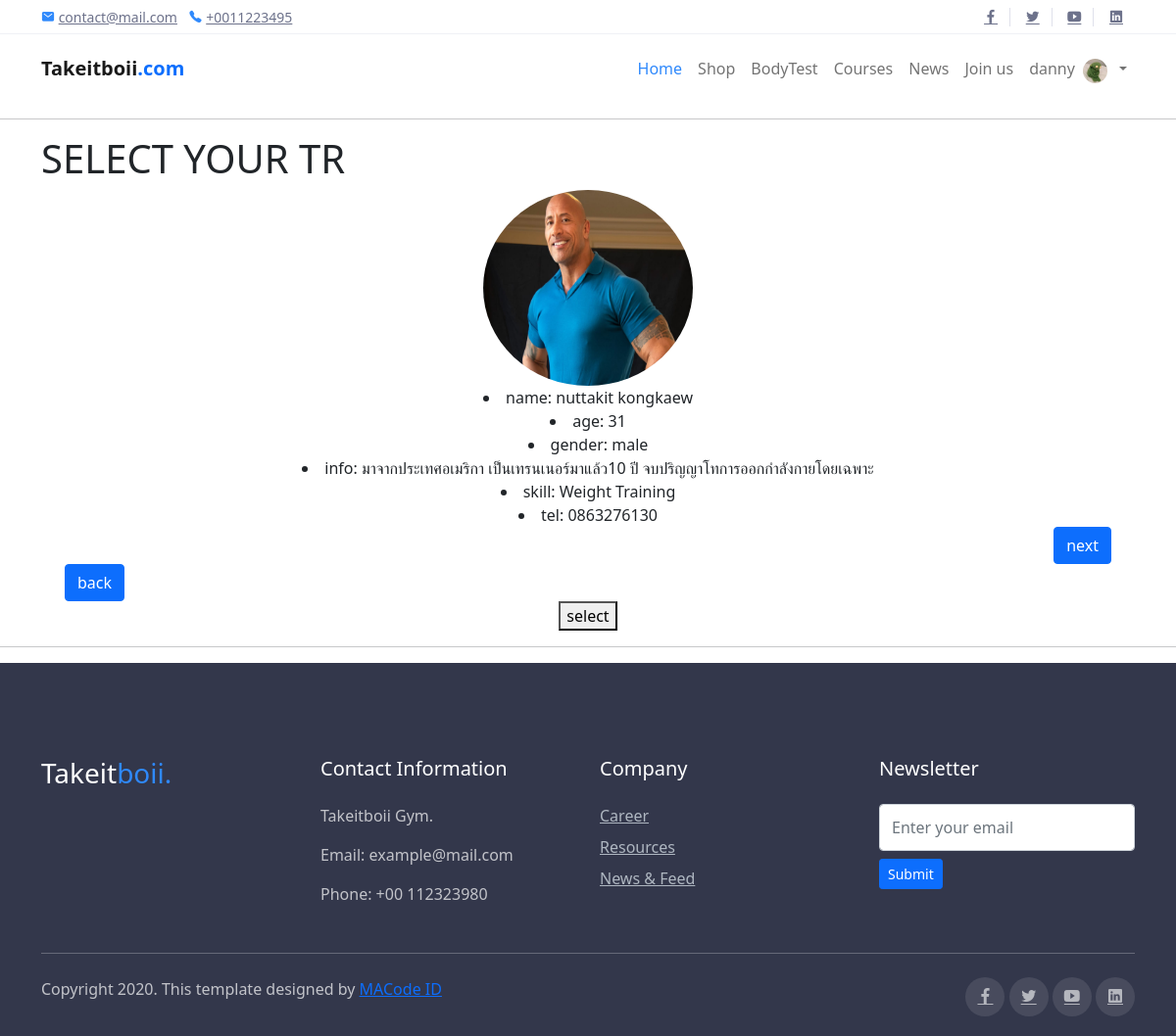
Screenshot of /Courses/5/apply/trainer (signed in) with the database file from the repository.
### Users/models.py (models this page shows, shortened)
class Customer(models.Model):
    user = models.OneToOneField(User, on_delete=models.CASCADE, blank=True)
    owned = models.ForeignKey('Courses.Course', on_delete=models.CASCADE,
                              blank=True, related_name="study", null=True)
    weight = models.FloatField(default=0)
    height = models.FloatField(default=0)
    bmi = models.FloatField(default=0)
    trainer = models.ForeignKey('Trainer.Trainer', on_delete=models.CASCADE,related_name="my_trainer", null=True, blank=True)
    track_customer = models.OneToOneField(
        'Tracking.Tracks', related_name="tracks_owner", on_delete=models.SET_NULL, null=True, blank=True)
    profile_pic = models.ImageField(null=True, blank=True, default="user_default_pic.jfif")
    last_login = models.DateTimeField(auto_now=False, auto_now_add=True)

### Trainer/models.py (models this page shows)
class Trainer(models.Model):
    user = models.OneToOneField(User, on_delete=models.CASCADE, blank=True)
    age = models.PositiveIntegerField(default=0)
    gender = models.CharField(max_length=20)
    bio = models.CharField(max_length=250, null=True)
    specialist = models.CharField(max_length=100)
    tel = models.CharField(max_length=10, null=True)
    approve = models.BooleanField(default=False)
    profile_pic = models.ImageField(null=True, blank=True, default="trainer_default_pic.jpg")
    videocall_link = models.CharField(max_length=200,null=True, blank=True)
    def __str__(self):
        return f"{self.user.first_name} {self.user.last_name}"

### Courses/views.py (the view, shortened to what this page needs)
# urls.py: path("<int:id>/apply/trainer", views.selectTrainer, name="select"),
def selectTrainer(request, id):
    if not request.user.is_authenticated:
        return HttpResponseRedirect(reverse("Users:login"))
    course = get_object_or_404(Course, pk=id)
    tr = get_object_or_404(Course, pk=course.id).teach.all()
    count_tr = 1
    tr_index = tr[count_tr-1]
    cus = Customer.objects.get(user=request.user)
    return render(request, 'courses/TRselect.html',
                  {
                      'trainer': tr_index,
                      'course': course,
                      "count_tr": count_tr
                  })

### Courses/templates/courses/TRselect.html (shortened to what this page needs)
{% extends "home/layout.html" %}
{% block body %}
<body>
    <hr>
    <div class=" container">
        <div class="vg-page page-about" id="about">
            <div class="row">
                <div class="col-md-12">
                    <h1>SELECT YOUR TR</h1>
                </div>
                <div class="col-md-12">
                    <div class="slideshow-container">
                        <div  class="container">
                            <img class="profile-pic"  style='display: block;margin-left: auto;margin-right: auto;width: 20%;' src="{{trainer.profile_pic.url}}">
                            <div class="row">
                                <li style="text-align: center;">name: {{trainer}}</li>
                                <li style="text-align: center;">age: {{trainer.age}}</li>
                                <li style="text-align: center;">gender: {{trainer.gender}}</li>
                                <li style="text-align: center;">info: {{trainer.bio}}</li>
                                <li style="text-align: center;">skill: {{trainer.specialist}}</li>
                                <li style="text-align: center;"> tel: {{trainer.tel}}</li>
                                <div style="text-align: right;">
                                    <a href="{% url 'Courses:slidenext' course.id count_tr %}"
                                        class="btn btn-primary">next
                                    </a>
                                </div>
                                <div style="text-align: left;">
                                    <a href="{% url 'Courses:slideback' course.id count_tr %}"
                                        class="btn btn-primary">back
                                    </a>
                                </div>
                            </div>
                            <form method="POST">
                                <div style="text-align: center;">
                                    <button type="submit" name="trainer" value="{{trainer.id}}">select</button>
                                </div>
                            </form>
                        </div>
                    </div>
                </div>
            </div>
        </div>
    </div>
    <hr>
</body>
{% endblock %}

### home/templates/home/layout.html (shortened to what this page needs)
<!DOCTYPE html>
<html>
{% load static %}
<head>
  <link rel="stylesheet" href="{% static 'assets/css/bootstrap.css' %}">
  <link rel="stylesheet" href="{% static 'assets/css/maicons.css' %}">
  <link rel="stylesheet" href="{% static 'assets/vendor/animate/animate.css' %}">
  <link rel="stylesheet" href="{% static 'assets/vendor/owl-carousel/css/owl.carousel.css' %}">
  <link rel="stylesheet" href="{% static 'assets/vendor/fancybox/css/jquery.fancybox.css' %}">
  <link rel="stylesheet" href="{% static 'assets/css/theme.css' %}">
  <link href="https://cdn.jsdelivr.net/npm/bootstrap@5.1.3/dist/css/bootstrap.min.css" rel="stylesheet"
>
</head>
<body>
  <header>
    <div class="top-bar">
      <div class="container">
        <div class="row align-items-center">
          <div class="col-md-8">
            <div class="d-inline-block">
              <span class="mai-mail fg-primary"></span> <a href="mailto:contact@mail.com">contact@mail.com</a>
            </div>
            <div class="d-inline-block ml-2">
              <span class="mai-call fg-primary"></span> <a href="tel:+0011223495">+0011223495</a>
            </div>
          </div>
          <div class="col-md-4 text-right d-none d-md-block">
            <div class="social-mini-button">
              <a href="#"><span class="mai-logo-facebook-f"></span></a>
              <a href="#"><span class="mai-logo-twitter"></span></a>
              <a href="#"><span class="mai-logo-youtube"></span></a>
              <a href="#"><span class="mai-logo-linkedin"></span></a>
            </div>
          </div>
        </div>
      </div>
    </div>
    <nav class="navbar navbar-expand-lg navbar-light">
      <div class="container">
        <a href="{% url 'home:index' %}" class="navbar-brand">Takeitboii<span class="text-primary">.com</span></a>
        <div class="navbar-collapse collapse" id="navbarContent">
          <ul class="navbar-nav ml-auto pt-3 pt-lg-0">
            <li class="nav-item active">
              <a href="{% url 'home:index' %}" class="nav-link">Home</a>
            </li>
            <li class="nav-item">
              <a href="{% url 'Shop:shop_list' %}" class="nav-link">Shop</a>
            </li>
            <li class="nav-item">
              <a href="{% url 'feature:bdTest' %}" class="nav-link">BodyTest</a>
            </li>
            <li class="nav-item">
              <a href="{% url 'Courses:course_list' %}" class="nav-link">Courses</a>
            </li>
            <li class="nav-item">
              <a href="{% url 'News:news-list' %}" class="nav-link">News</a>
            </li>
            <li class="nav-item">
              <a href="{% url 'Trainer:apply' %}" class="nav-link">Join us</a>
            </li>
            {%if request.user.is_authenticated %}
            <li class="nav-item">
              <a class="nav-link"> {{request.user.username}}</a>
            </li>
            {% if request.user.customer %}
            {% if request.user.customer.profile_pic %}
            <img class='profile-pic-home' src="{% static request.user.customer.profile_pic.url %}">
            {% else %}
            <img class='profile-pic-home' src="{% static 'images/user_default_pic.jfif' %}">
            {% endif %}
            {%else%}
            {% if request.user.trainer.profile_pic %}
            <img class='profile-pic-home' src='{% static request.user.trainer.profile_pic.url %}'>
            {% else %}
            <img class='profile-pic-home' src="{% static 'images/trainer_default_pic.jpg' %}">
            {% endif %}
            {% endif %}
            <li class="nav-item">
            <li class="nav-item dropdown">
              <a class="nav-link dropdown-toggle" href="#" id="navbarDropdown" role="button" data-bs-toggle="dropdown"
                aria-expanded="false">
              </a>
                {% if request.user.is_superuser %}
                <li><a class="dropdown-item" href="{% url 'administrator:profile' %}">profile</a></li>
                <li><a class="dropdown-item" href="{% url 'Users:logout' %}">Log out</a></li>
                {% else %}
            </li>
            {% endif %}
            {% endif %}
          </ul>
        </div>
      </div>
    </nav>
    {% block body %}
    {% endblock %}
    <footer class="page-footer">
      <div class="container">
        <div class="row">
          <div class="col-lg-3 py-3">
            <h3>Takeit<span class="fg-primary">boii.</span></h3>
          </div>
          <div class="col-lg-3 py-3">
            <h5>Contact Information</h5>
            <p>Takeitboii Gym.</p>
            <p>Email: example@mail.com</p>
            <p>Phone: +00 112323980</p>
          </div>
          <div class="col-lg-3 py-3">
            <h5>Company</h5>
            <ul class="footer-menu">
              <li><a href="#">Career</a></li>
              <li><a href="#">Resources</a></li>
              <li><a href="#">News & Feed</a></li>
            </ul>
          </div>
          <div class="col-lg-3 py-3">
            <h5>Newsletter</h5>
            <form action="#">
              <input type="text" class="form-control" placeholder="Enter your email">
              <button type="submit" class="btn btn-primary btn-sm mt-2">Submit</button>
            </form>
          </div>
        </div>
        <hr>
        <div class="row mt-4">
          <div class="col-md-6">
            <p>Copyright 2020. This template designed by <a href="https://macodeid.com">MACode ID</a></p>
          </div>
          <div class="col-md-6 text-right">
            <div class="sosmed-button">
              <a href="#"><span class="mai-logo-facebook-f"></span></a>
              <a href="#"><span class="mai-logo-twitter"></span></a>
              <a href="#"><span class="mai-logo-youtube"></span></a>
              <a href="#"><span class="mai-logo-linkedin"></span></a>
            </div>
          </div>
        </div>
      </div>
    </footer>
</body>
</html>

### static/assets/css/theme.css (style rules this page uses)
body { font-family: "Open Sans", sans-serif; font-weight: 400; line-height: 1.65; color: #2d2f38; }
a { color: #4B74FE; text-decoration: none; background-color: transparent; }
h1, .h1, h2, .h2, h3, .h3, h4, .h4, h5, .h5, h6, .h6 { line-height: 1.3; }
.fg-primary { color: #2F89FC !important; }
.btn { padding: 10px 28px; -webkit-transition: all 0.2s ease; transition: all 0.2s ease; }
.btn-primary { color: #fff; background-color: #2F89FC; border-color: #2F89FC; }
.navbar { min-height: 70px; }
.navbar-brand { font-weight: 600; padding-top: 10px; padding-bottom: 10px; }
.navbar-nav { margin-top: 10px; border-top: 1px solid #e4e7ee; -ms-flex-negative: 0; flex-shrink: 0; }
.navbar-nav .nav-link { -webkit-transition: all .2s ease; transition: all .2s ease; }
.navbar-light .navbar-nav .nav-link { color: rgba(109, 114, 139, 0.75); }
.navbar-light .navbar-nav .show > .nav-link, .navbar-light .navbar-nav .active > .nav-link, .navbar-light .navbar-nav .nav-link.show, .navbar-light .navbar-nav .nav-link.active { color: #2F89FC; }
@media (min-width: 992px) { .navbar-expand-lg .navbar-nav { margin-top: 0; border-top: none; } }
@media (min-width: 992px) { .navbar-expand-lg .navbar-nav .nav-link { padding-right: 1rem; padding-left: 1rem; } }
@media (min-width: 992px) { .navbar-expand-lg .navbar-nav { -webkit-box-align: center; -ms-flex-align: center; align-items: center; } }
.form-control { padding: 8px 15px; height: calc(1.5em + 1.375rem + 2px); border-color: #dee1e6; }
.top-bar { display: block; height: 35px; border-bottom: 1px solid #f0f1f6; font-size: 14px; }
.top-bar .container, .top-bar .row { height: 100%; }
.top-bar a { color: #6D728B; }
.social-mini-button a { padding-left: 12px; padding-right: 12px; }
.social-mini-button a:not(:last-child) { border-right: 1px solid #dfe1eb; }
.page-footer { position: relative; display: block; padding-top: 80px; padding-bottom: 20px; background-color: #33374B; color: #fff; }
.page-footer hr { border-color: #464B61; }
.page-footer h5 { margin-bottom: 24px; }
.page-footer p { color: rgba(255, 255, 255, 0.7); }
.footer-menu { position: relative; padding-left: 0; list-style: none; }
.footer-menu li { margin-bottom: 8px; }
.footer-menu a { color: #AFB7C1; }
.sosmed-button a { display: inline-block; width: 40px; height: 40px; line-height: 40px; text-align: center; border-radius: 50%; background-color: rgba(255, 255, 255, 0.1); color: rgba(255, 255, 255, 0.6); outline: none !important; }

### home/templates/home/layout.html (style rules this page uses)
.profile-pic-home { margin-top: 5px; width: 25px; height: 25px; overflow: hidden; -webkit-border-radius: 50%; -moz-border-radius: 50%; -ms-border-radius: 50%; -o-border-radius: 50%; border-radius: 50%; }

### Courses/templates/courses/TRselect.html (style rules this page uses)
.profile-pic { width: 200px; height: 200px; overflow: hidden; -webkit-border-radius: 50%; -moz-border-radius: 50%; -ms-border-radius: 50%; -o-border-radius: 50%; border-radius: 50%; }

### rows the page displays
Trainer: profile_pic (picture), user.last_name "nuttakit kongkaew", age "31", gender "male", bio "มาจากประเทศอเมริกา เป็นเทรนเนอร์มาแล้ว10 ปี จบปริญญาโทการออกกำลังกายโดยเฉพาะ", specialist "Weight Training", tel "0863276130"

### other values shown
{{ request.user.username }} "danny"
